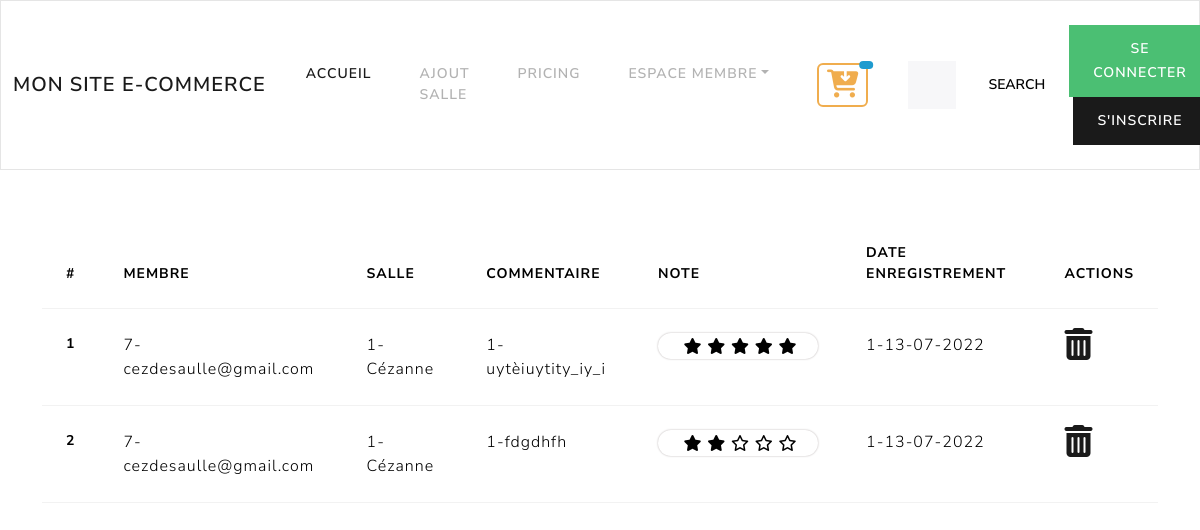
The app's page /admin/gestion_avis.php with its own data.
### tables this page shows
CREATE TABLE `avis` (
  `id_avis` int(3) NOT NULL,
  `id_membre` int(3) NOT NULL,
  `id_salle` int(3) NOT NULL,
  `commentaire` text NOT NULL,
  `note` int(2) NOT NULL,
  `date_enregistrement` datetime NOT NULL
);

CREATE TABLE `membre` (
  `id_membre` int(3) NOT NULL,
  `pseudo` varchar(20) NOT NULL,
  `mdp` varchar(60) NOT NULL,
  `nom` varchar(20) NOT NULL,
  `prenom` varchar(20) NOT NULL,
  `email` varchar(50) NOT NULL,
  `civilite` enum('m','f') NOT NULL,
  `statut` int(1) NOT NULL,
  `date_enregistrement` datetime NOT NULL
);

CREATE TABLE `salle` (
  `id_salle` int(3) NOT NULL,
  `titre` varchar(200) NOT NULL,
  `description` text NOT NULL,
  `photo` varchar(200) NOT NULL,
  `pays` varchar(20) NOT NULL,
  `ville` varchar(20) NOT NULL,
  `adresse` varchar(50) NOT NULL,
  `cp` int(5) NOT NULL,
  `capacite` int(3) NOT NULL,
  `categorie` enum('réunion','bureau','formation') NOT NULL
);

### inc/init.php (called while the page is built, shortened)
<?php
$pdo = new PDO('mysql:host=localhost;dbname=lokisalle', 'root', 'root', array(PDO::ATTR_ERRMODE => PDO::ERRMODE_WARNING, PDO::MYSQL_ATTR_INIT_COMMAND => 'SET NAMES utf8'));
function executeRequete($requete, $param = array())
{
    global $pdo;
    $resultat = $pdo->prepare($requete);
    $success = $resultat->execute($param);
    if ($success) {
         return $resultat;
    } else {
        return false;
    }
}

### admin/gestion_avis.php (the view, shortened to what this page needs)
<?php require_once '../inc/header.php';
$req=executeRequete("SELECT a.*, m.*, s.*
FROM membre m
INNER JOIN avis a
ON a.id_membre = m.id_membre
INNER JOIN salle s
ON s.id_salle = a.id_salle");
$avis=$req->fetchAll(PDO::FETCH_ASSOC);
?>
<table class="table">
    <thead>
    <tr>
        <th scope="col">#</th>
        <th scope="col">Membre</th>
        <th scope="col">Salle</th>
        <th scope="col">Commentaire</th>
        <th scope="col">Note</th>
        <th scope="col">Date enregistrement</th>
        <th scope="col">Actions</th>
    </tr>
    </thead>
    <tbody>
    <?php foreach ($avis as $av): ?>
        <tr>
            <th scope="row"><?=  $av['id_avis'] ; ?></th>
            <td><?=  $av['id_membre'].'-'.$av['email']  ; ?></td>
            <td><?=  $av['id_salle'].'-'. $av['titre'] ; ?></td>
            <td><?=  $av['id_salle'].'-'. $av['commentaire'] ; ?></td>
            <td>
                <div class="rating">
                    <i  <?php  if ($av['note']!==0):  echo 'class="rating__star far fa-star fa-solid"'; else:  echo 'class="rating__star far fa-star "';endif; ?>></i>
                    <i <?php  if ($av['note'] >1):  echo 'class="rating__star far fa-star fa-solid"'; else:  echo 'class="rating__star far fa-star "';endif; ?>></i>
                    <i <?php  if ($av['note'] >2):  echo 'class="rating__star far fa-star fa-solid"'; else:  echo 'class="rating__star far fa-star "';endif; ?>></i>
                    <i <?php  if ($av['note'] >3 ):  echo 'class="rating__star far fa-star fa-solid"'; else:  echo 'class="rating__star far fa-star "';endif; ?>></i>
                    <i <?php  if ($av['note'] ==5):  echo 'class="rating__star far fa-star fa-solid"'; else:  echo 'class="rating__star far fa-star "';endif; ?>></i>
                </div></td>
            <td><?=  $av['id_salle'].'-'. date_format(new DateTime($av['date_enregistrement']), 'd-m-Y') ?></td>
            <td>
                <a href="?id=<?= $av['id_avis']; ?>&action=delete"> <i class="fa-solid fa-trash-can fa-2xl"></i></a>
            </td>
        </tr>
    <?php endforeach;  ?>
    </tbody>
</table>
<?php require_once '../inc/footer.php' ?>

### admin/gestion_avis.php (style rules this page uses)
.rating { position: relative; width: 160px; display: flex; justify-content: center; align-items: center; gap: 0.3em; padding: 5px 0; overflow: hidden; border-radius: 20px; box-shadow: 0 0 2px #b3acac; }

### records on screen
avis: id_avis "1", id_membre.id_membre "7", id_membre.email "cezdesaulle@gmail.com", id_salle.id_salle "1", id_salle.titre "Cézanne", commentaire "uytèiuytity_iy_i", note 5 (drawn), id_membre.date_enregistrement "13-07-2022"
avis: id_avis "2", id_membre.id_membre "7", id_membre.email "cezdesaulle@gmail.com", id_salle.id_salle "1", id_salle.titre "Cézanne", commentaire "fdgdhfh", note 2 (drawn), id_membre.date_enregistrement "13-07-2022"
